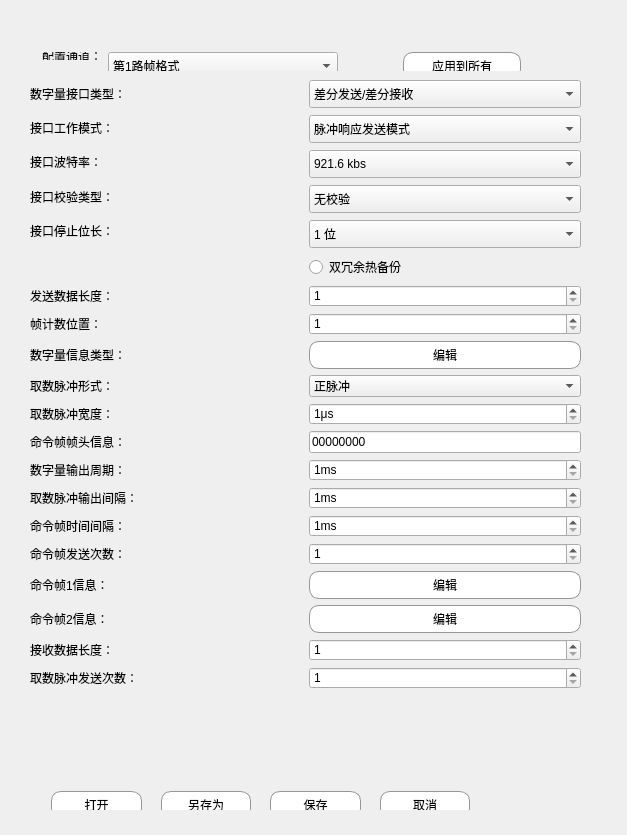
<?xml version="1.0" encoding="UTF-8"?>
<ui version="4.0">
 <class>CUartCfg</class>
 <widget class="QWidget" name="CUartCfg">
  <property name="geometry">
   <rect>
    <x>0</x>
    <y>0</y>
    <width>627</width>
    <height>835</height>
   </rect>
  </property>
  <property name="windowTitle">
   <string>数字量模块配置</string>
  </property>
  <property name="windowIcon">
   <iconset resource="CgeneralControlSoftware.qrc">
    <normaloff>:/新前缀/img/logo.png</normaloff>:/新前缀/img/logo.png</iconset>
  </property>
  <property name="styleSheet">
   <string notr="true">QWidget{
font: 12pt &quot;SimSun&quot;;
}
QPushButton{
	background-color: rgb(255, 255, 255);
	border-radius: 10px;
	
	font: 11pt &quot;SimSun&quot;;
	border: 1px solid rgb(150,150,150);
	
}

QPushButton:hover {
	background-color: rgb(200, 200, 200);
}

 QPushButton:pressed
{
	background-color: rgb(255, 255, 255);
}
</string>
  </property>
  <widget class="QWidget" name="layoutWidget">
   <property name="geometry">
    <rect>
     <x>31</x>
     <y>41</y>
     <width>501</width>
     <height>30</height>
    </rect>
   </property>
   <layout class="QHBoxLayout" name="horizontalLayout" stretch="1,3,1,2">
    <item>
     <widget class="QLabel" name="labelCfgChannel">
      <property name="text">
       <string>配置通道：</string>
      </property>
     </widget>
    </item>
    <item>
     <widget class="QComboBox" name="combCfgChannel">
      <property name="minimumSize">
       <size>
        <width>230</width>
        <height>28</height>
       </size>
      </property>
      <item>
       <property name="text">
        <string>第1路帧格式</string>
       </property>
      </item>
      <item>
       <property name="text">
        <string>第2路帧格式</string>
       </property>
      </item>
      <item>
       <property name="text">
        <string>第3路帧格式</string>
       </property>
      </item>
      <item>
       <property name="text">
        <string>第4路帧格式</string>
       </property>
      </item>
      <item>
       <property name="text">
        <string>第5路帧格式</string>
       </property>
      </item>
      <item>
       <property name="text">
        <string>第6路帧格式</string>
       </property>
      </item>
      <item>
       <property name="text">
        <string>第7路帧格式</string>
       </property>
      </item>
      <item>
       <property name="text">
        <string>第8路帧格式</string>
       </property>
      </item>
     </widget>
    </item>
    <item>
     <spacer name="horizontalSpacer">
      <property name="orientation">
       <enum>Qt::Horizontal</enum>
      </property>
      <property name="sizeHint" stdset="0">
       <size>
        <width>40</width>
        <height>20</height>
       </size>
      </property>
     </spacer>
    </item>
    <item>
     <widget class="QPushButton" name="btnCfgApplyToAll">
      <property name="minimumSize">
       <size>
        <width>0</width>
        <height>28</height>
       </size>
      </property>
      <property name="text">
       <string>应用到所有</string>
      </property>
     </widget>
    </item>
   </layout>
  </widget>
  <widget class="QWidget" name="layoutWidget">
   <property name="geometry">
    <rect>
     <x>40</x>
     <y>780</y>
     <width>441</width>
     <height>30</height>
    </rect>
   </property>
   <layout class="QHBoxLayout" name="horizontalLayout_3" stretch="3,0,3,0,3,0,3">
    <item>
     <widget class="QPushButton" name="btnOpen">
      <property name="minimumSize">
       <size>
        <width>0</width>
        <height>28</height>
       </size>
      </property>
      <property name="text">
       <string>打开</string>
      </property>
     </widget>
    </item>
    <item>
     <spacer name="horizontalSpacer_2">
      <property name="orientation">
       <enum>Qt::Horizontal</enum>
      </property>
      <property name="sizeHint" stdset="0">
       <size>
        <width>13</width>
        <height>20</height>
       </size>
      </property>
     </spacer>
    </item>
    <item>
     <widget class="QPushButton" name="btnSaveAs">
      <property name="minimumSize">
       <size>
        <width>0</width>
        <height>28</height>
       </size>
      </property>
      <property name="text">
       <string>另存为</string>
      </property>
     </widget>
    </item>
    <item>
     <spacer name="horizontalSpacer_3">
      <property name="orientation">
       <enum>Qt::Horizontal</enum>
      </property>
      <property name="sizeHint" stdset="0">
       <size>
        <width>13</width>
        <height>20</height>
       </size>
      </property>
     </spacer>
    </item>
    <item>
     <widget class="QPushButton" name="btnSave">
      <property name="minimumSize">
       <size>
        <width>0</width>
        <height>28</height>
       </size>
      </property>
      <property name="text">
       <string>保存</string>
      </property>
     </widget>
    </item>
    <item>
     <spacer name="horizontalSpacer_4">
      <property name="orientation">
       <enum>Qt::Horizontal</enum>
      </property>
      <property name="sizeHint" stdset="0">
       <size>
        <width>13</width>
        <height>20</height>
       </size>
      </property>
     </spacer>
    </item>
    <item>
     <widget class="QPushButton" name="btnCancel">
      <property name="minimumSize">
       <size>
        <width>0</width>
        <height>28</height>
       </size>
      </property>
      <property name="text">
       <string>取消</string>
      </property>
     </widget>
    </item>
   </layout>
  </widget>
  <widget class="QWidget" name="widgetChannelData" native="true">
   <property name="geometry">
    <rect>
     <x>30</x>
     <y>80</y>
     <width>551</width>
     <height>661</height>
    </rect>
   </property>
   <layout class="QVBoxLayout" name="verticalLayout">
    <property name="leftMargin">
     <number>0</number>
    </property>
    <property name="topMargin">
     <number>0</number>
    </property>
    <property name="rightMargin">
     <number>0</number>
    </property>
    <property name="bottomMargin">
     <number>0</number>
    </property>
    <item>
     <layout class="QHBoxLayout" name="horizontalLayout_2">
      <property name="spacing">
       <number>7</number>
      </property>
      <item>
       <widget class="QWidget" name="widget_2" native="true">
        <layout class="QVBoxLayout" name="verticalLayout_6">
         <property name="leftMargin">
          <number>0</number>
         </property>
         <property name="topMargin">
          <number>0</number>
         </property>
         <property name="rightMargin">
          <number>0</number>
         </property>
         <property name="bottomMargin">
          <number>0</number>
         </property>
         <item>
          <widget class="QLabel" name="labelCfgChannel_2">
           <property name="text">
            <string>数字量接口类型：</string>
           </property>
          </widget>
         </item>
         <item>
          <widget class="QLabel" name="labelCfgChannel_3">
           <property name="text">
            <string>接口工作模式：</string>
           </property>
          </widget>
         </item>
         <item>
          <widget class="QLabel" name="labelCfgChannel_5">
           <property name="text">
            <string>接口波特率：</string>
           </property>
          </widget>
         </item>
         <item>
          <widget class="QLabel" name="labelCfgChannel_8">
           <property name="text">
            <string>接口校验类型：</string>
           </property>
          </widget>
         </item>
         <item>
          <widget class="QLabel" name="labelCfgChannel_9">
           <property name="text">
            <string>接口停止位长：</string>
           </property>
          </widget>
         </item>
         <item>
          <widget class="QLabel" name="label">
           <property name="text">
            <string/>
           </property>
          </widget>
         </item>
        </layout>
       </widget>
      </item>
      <item>
       <widget class="QWidget" name="widget" native="true">
        <layout class="QVBoxLayout" name="verticalLayout_5">
         <property name="spacing">
          <number>7</number>
         </property>
         <property name="sizeConstraint">
          <enum>QLayout::SetDefaultConstraint</enum>
         </property>
         <property name="leftMargin">
          <number>0</number>
         </property>
         <property name="topMargin">
          <number>0</number>
         </property>
         <property name="rightMargin">
          <number>0</number>
         </property>
         <property name="bottomMargin">
          <number>0</number>
         </property>
         <item>
          <widget class="QComboBox" name="combInterfaceType">
           <property name="minimumSize">
            <size>
             <width>230</width>
             <height>28</height>
            </size>
           </property>
           <item>
            <property name="text">
             <string>差分发送/差分接收</string>
            </property>
           </item>
           <item>
            <property name="text">
             <string>差分发送/光耦接收</string>
            </property>
           </item>
          </widget>
         </item>
         <item>
          <widget class="QComboBox" name="combWorkMode">
           <property name="minimumSize">
            <size>
             <width>230</width>
             <height>28</height>
            </size>
           </property>
           <item>
            <property name="text">
             <string>脉冲响应发送模式</string>
            </property>
           </item>
           <item>
            <property name="text">
             <string>命令响应发送模式</string>
            </property>
           </item>
           <item>
            <property name="text">
             <string>周期发送模式</string>
            </property>
           </item>
           <item>
            <property name="text">
             <string>脉冲取数模式</string>
            </property>
           </item>
           <item>
            <property name="text">
             <string>命令取数模式</string>
            </property>
           </item>
           <item>
            <property name="text">
             <string>被动接收工作模式</string>
            </property>
           </item>
           <item>
            <property name="text">
             <string>不工作</string>
            </property>
           </item>
          </widget>
         </item>
         <item>
          <widget class="QComboBox" name="combBaudRate">
           <property name="minimumSize">
            <size>
             <width>230</width>
             <height>28</height>
            </size>
           </property>
           <item>
            <property name="text">
             <string>921.6 kbs</string>
            </property>
           </item>
           <item>
            <property name="text">
             <string>460.8 kbs</string>
            </property>
           </item>
           <item>
            <property name="text">
             <string>230.4 kbs</string>
            </property>
           </item>
           <item>
            <property name="text">
             <string>115.2 kbs</string>
            </property>
           </item>
          </widget>
         </item>
         <item>
          <widget class="QComboBox" name="combCheckType">
           <property name="minimumSize">
            <size>
             <width>230</width>
             <height>28</height>
            </size>
           </property>
           <item>
            <property name="text">
             <string>无校验</string>
            </property>
           </item>
           <item>
            <property name="text">
             <string>奇校验</string>
            </property>
           </item>
           <item>
            <property name="text">
             <string>偶校验</string>
            </property>
           </item>
          </widget>
         </item>
         <item>
          <widget class="QComboBox" name="combStopBitLen">
           <property name="minimumSize">
            <size>
             <width>230</width>
             <height>28</height>
            </size>
           </property>
           <item>
            <property name="text">
             <string>1 位</string>
            </property>
           </item>
           <item>
            <property name="text">
             <string>1.5 位</string>
            </property>
           </item>
           <item>
            <property name="text">
             <string>2 位</string>
            </property>
           </item>
          </widget>
         </item>
         <item>
          <widget class="QRadioButton" name="radioDoubleRedundancy">
           <property name="text">
            <string>双冗余热备份</string>
           </property>
          </widget>
         </item>
        </layout>
       </widget>
      </item>
     </layout>
    </item>
    <item>
     <widget class="QWidget" name="widget1SendPause_SendCmd_Send_ReceiveCmd" native="true">
      <layout class="QHBoxLayout" name="horizontalLayout_4">
       <property name="leftMargin">
        <number>0</number>
       </property>
       <property name="topMargin">
        <number>0</number>
       </property>
       <property name="rightMargin">
        <number>0</number>
       </property>
       <property name="bottomMargin">
        <number>0</number>
       </property>
       <item>
        <widget class="QLabel" name="labelCfgChannel_7">
         <property name="text">
          <string>发送数据长度：</string>
         </property>
        </widget>
       </item>
       <item>
        <widget class="QSpinBox" name="spinSendDataLen">
         <property name="minimum">
          <number>1</number>
         </property>
         <property name="maximum">
          <number>576</number>
         </property>
        </widget>
       </item>
      </layout>
     </widget>
    </item>
    <item>
     <widget class="QWidget" name="widget2SendPause_SendCmd_Send" native="true">
      <layout class="QHBoxLayout" name="horizontalLayout_5">
       <property name="leftMargin">
        <number>0</number>
       </property>
       <property name="topMargin">
        <number>0</number>
       </property>
       <property name="rightMargin">
        <number>0</number>
       </property>
       <property name="bottomMargin">
        <number>0</number>
       </property>
       <item>
        <widget class="QLabel" name="labelCfgChannel_6">
         <property name="text">
          <string>帧计数位置：</string>
         </property>
        </widget>
       </item>
       <item>
        <widget class="QSpinBox" name="spinFrameNumPos">
         <property name="minimum">
          <number>1</number>
         </property>
         <property name="maximum">
          <number>1024</number>
         </property>
        </widget>
       </item>
      </layout>
     </widget>
    </item>
    <item>
     <widget class="QWidget" name="widget3SendPause_SendCmd_Send" native="true">
      <layout class="QHBoxLayout" name="horizontalLayout_6">
       <property name="leftMargin">
        <number>0</number>
       </property>
       <property name="topMargin">
        <number>0</number>
       </property>
       <property name="rightMargin">
        <number>0</number>
       </property>
       <property name="bottomMargin">
        <number>0</number>
       </property>
       <item>
        <widget class="QLabel" name="labelCfgChannel_11">
         <property name="text">
          <string>数字量信息类型：</string>
         </property>
        </widget>
       </item>
       <item>
        <widget class="QPushButton" name="pushDigitalEditor">
         <property name="minimumSize">
          <size>
           <width>0</width>
           <height>28</height>
          </size>
         </property>
         <property name="text">
          <string>编辑</string>
         </property>
        </widget>
       </item>
      </layout>
     </widget>
    </item>
    <item>
     <widget class="QWidget" name="widget4SendPause_Receive" native="true">
      <layout class="QHBoxLayout" name="horizontalLayout_7">
       <property name="spacing">
        <number>7</number>
       </property>
       <property name="leftMargin">
        <number>0</number>
       </property>
       <property name="topMargin">
        <number>0</number>
       </property>
       <property name="rightMargin">
        <number>0</number>
       </property>
       <property name="bottomMargin">
        <number>0</number>
       </property>
       <item>
        <widget class="QLabel" name="labelCfgChannel_12">
         <property name="text">
          <string>取数脉冲形式：</string>
         </property>
        </widget>
       </item>
       <item>
        <widget class="QComboBox" name="comboPauseType">
         <item>
          <property name="text">
           <string>正脉冲</string>
          </property>
         </item>
         <item>
          <property name="text">
           <string>负脉冲</string>
          </property>
         </item>
        </widget>
       </item>
      </layout>
     </widget>
    </item>
    <item>
     <widget class="QWidget" name="widget5SendPause_ReceivePause" native="true">
      <layout class="QHBoxLayout" name="horizontalLayout_8">
       <property name="leftMargin">
        <number>0</number>
       </property>
       <property name="topMargin">
        <number>0</number>
       </property>
       <property name="rightMargin">
        <number>0</number>
       </property>
       <property name="bottomMargin">
        <number>0</number>
       </property>
       <item>
        <widget class="QLabel" name="labelCfgChannel_13">
         <property name="text">
          <string>取数脉冲宽度：</string>
         </property>
        </widget>
       </item>
       <item>
        <widget class="QSpinBox" name="spinPauseWidth">
         <property name="suffix">
          <string>μs</string>
         </property>
         <property name="minimum">
          <number>1</number>
         </property>
         <property name="maximum">
          <number>1000</number>
         </property>
        </widget>
       </item>
      </layout>
     </widget>
    </item>
    <item>
     <widget class="QWidget" name="widget6SendCmd" native="true">
      <layout class="QHBoxLayout" name="horizontalLayout_9" stretch="1,1">
       <property name="leftMargin">
        <number>0</number>
       </property>
       <property name="topMargin">
        <number>0</number>
       </property>
       <property name="rightMargin">
        <number>0</number>
       </property>
       <property name="bottomMargin">
        <number>0</number>
       </property>
       <item>
        <widget class="QLabel" name="labelCfgChannel_14">
         <property name="text">
          <string>命令帧帧头信息：</string>
         </property>
        </widget>
       </item>
       <item>
        <widget class="QLineEdit" name="lineCMDHeaderFormat">
         <property name="text">
          <string>00000000</string>
         </property>
        </widget>
       </item>
      </layout>
     </widget>
    </item>
    <item>
     <widget class="QWidget" name="widget7Send" native="true">
      <layout class="QHBoxLayout" name="horizontalLayout_10">
       <property name="leftMargin">
        <number>0</number>
       </property>
       <property name="topMargin">
        <number>0</number>
       </property>
       <property name="rightMargin">
        <number>0</number>
       </property>
       <property name="bottomMargin">
        <number>0</number>
       </property>
       <item>
        <widget class="QLabel" name="labelCfgChannel_15">
         <property name="text">
          <string>数字量输出周期：</string>
         </property>
        </widget>
       </item>
       <item>
        <widget class="QSpinBox" name="spinDigitOutPer">
         <property name="suffix">
          <string>ms</string>
         </property>
         <property name="minimum">
          <number>1</number>
         </property>
         <property name="maximum">
          <number>10000</number>
         </property>
        </widget>
       </item>
      </layout>
     </widget>
    </item>
    <item>
     <widget class="QWidget" name="widget8ReceivePause" native="true">
      <layout class="QHBoxLayout" name="horizontalLayout_11">
       <property name="leftMargin">
        <number>0</number>
       </property>
       <property name="topMargin">
        <number>0</number>
       </property>
       <property name="rightMargin">
        <number>0</number>
       </property>
       <property name="bottomMargin">
        <number>0</number>
       </property>
       <item>
        <widget class="QLabel" name="labelCfgChannel_16">
         <property name="text">
          <string>取数脉冲输出间隔：</string>
         </property>
        </widget>
       </item>
       <item>
        <widget class="QSpinBox" name="spinPauseOutPer">
         <property name="suffix">
          <string>ms</string>
         </property>
         <property name="prefix">
          <string/>
         </property>
         <property name="minimum">
          <number>1</number>
         </property>
         <property name="maximum">
          <number>10000</number>
         </property>
        </widget>
       </item>
      </layout>
     </widget>
    </item>
    <item>
     <widget class="QWidget" name="widget9ReceiveCmd" native="true">
      <layout class="QHBoxLayout" name="horizontalLayout_12">
       <property name="leftMargin">
        <number>0</number>
       </property>
       <property name="topMargin">
        <number>0</number>
       </property>
       <property name="rightMargin">
        <number>0</number>
       </property>
       <property name="bottomMargin">
        <number>0</number>
       </property>
       <item>
        <widget class="QLabel" name="labelCfgChannel_17">
         <property name="text">
          <string>命令帧时间间隔：</string>
         </property>
        </widget>
       </item>
       <item>
        <widget class="QSpinBox" name="spinCmdOutPer">
         <property name="suffix">
          <string>ms</string>
         </property>
         <property name="minimum">
          <number>1</number>
         </property>
         <property name="maximum">
          <number>10000</number>
         </property>
        </widget>
       </item>
      </layout>
     </widget>
    </item>
    <item>
     <widget class="QWidget" name="widget10ReceiveCmd" native="true">
      <layout class="QHBoxLayout" name="horizontalLayout_13">
       <property name="leftMargin">
        <number>0</number>
       </property>
       <property name="topMargin">
        <number>0</number>
       </property>
       <property name="rightMargin">
        <number>0</number>
       </property>
       <property name="bottomMargin">
        <number>0</number>
       </property>
       <item>
        <widget class="QLabel" name="labelCfgChannel_18">
         <property name="text">
          <string>命令帧发送次数：</string>
         </property>
        </widget>
       </item>
       <item>
        <widget class="QSpinBox" name="spinCmdOutCount">
         <property name="minimum">
          <number>1</number>
         </property>
         <property name="maximum">
          <number>100000</number>
         </property>
        </widget>
       </item>
      </layout>
     </widget>
    </item>
    <item>
     <widget class="QWidget" name="widget11ReceiveCmd" native="true">
      <layout class="QHBoxLayout" name="horizontalLayout_14">
       <property name="leftMargin">
        <number>0</number>
       </property>
       <property name="topMargin">
        <number>0</number>
       </property>
       <property name="rightMargin">
        <number>0</number>
       </property>
       <property name="bottomMargin">
        <number>0</number>
       </property>
       <item>
        <widget class="QLabel" name="labelCfgChannel_19">
         <property name="text">
          <string>命令帧1信息：</string>
         </property>
        </widget>
       </item>
       <item>
        <widget class="QPushButton" name="pushCmdEditor1">
         <property name="minimumSize">
          <size>
           <width>0</width>
           <height>28</height>
          </size>
         </property>
         <property name="text">
          <string>编辑</string>
         </property>
        </widget>
       </item>
      </layout>
     </widget>
    </item>
    <item>
     <widget class="QWidget" name="widget12ReceiveCmd" native="true">
      <layout class="QHBoxLayout" name="horizontalLayout_15">
       <property name="leftMargin">
        <number>0</number>
       </property>
       <property name="topMargin">
        <number>0</number>
       </property>
       <property name="rightMargin">
        <number>0</number>
       </property>
       <property name="bottomMargin">
        <number>0</number>
       </property>
       <item>
        <widget class="QLabel" name="labelCfgChannel_20">
         <property name="text">
          <string>命令帧2信息：</string>
         </property>
        </widget>
       </item>
       <item>
        <widget class="QPushButton" name="pushCmdEditor2">
         <property name="minimumSize">
          <size>
           <width>0</width>
           <height>28</height>
          </size>
         </property>
         <property name="text">
          <string>编辑</string>
         </property>
        </widget>
       </item>
      </layout>
     </widget>
    </item>
    <item>
     <widget class="QWidget" name="widget13ReceivePause_ReceiveCmd_Receive" native="true">
      <layout class="QHBoxLayout" name="horizontalLayout_16">
       <property name="leftMargin">
        <number>0</number>
       </property>
       <property name="topMargin">
        <number>0</number>
       </property>
       <property name="rightMargin">
        <number>0</number>
       </property>
       <property name="bottomMargin">
        <number>0</number>
       </property>
       <item>
        <widget class="QLabel" name="labelCfgChannel_21">
         <property name="text">
          <string>接收数据长度：</string>
         </property>
        </widget>
       </item>
       <item>
        <widget class="QSpinBox" name="spinReceiveDataLen">
         <property name="minimum">
          <number>1</number>
         </property>
         <property name="maximum">
          <number>1024</number>
         </property>
        </widget>
       </item>
      </layout>
     </widget>
    </item>
    <item>
     <widget class="QWidget" name="widget14ReceivePause" native="true">
      <layout class="QHBoxLayout" name="horizontalLayout_17">
       <property name="leftMargin">
        <number>0</number>
       </property>
       <property name="topMargin">
        <number>0</number>
       </property>
       <property name="rightMargin">
        <number>0</number>
       </property>
       <property name="bottomMargin">
        <number>0</number>
       </property>
       <item>
        <widget class="QLabel" name="labelCfgChannel_10">
         <property name="text">
          <string>取数脉冲发送次数：</string>
         </property>
        </widget>
       </item>
       <item>
        <widget class="QSpinBox" name="spinPauseOutCount">
         <property name="minimum">
          <number>1</number>
         </property>
         <property name="maximum">
          <number>100000</number>
         </property>
        </widget>
       </item>
      </layout>
     </widget>
    </item>
    <item>
     <spacer name="verticalSpacer">
      <property name="orientation">
       <enum>Qt::Vertical</enum>
      </property>
      <property name="sizeHint" stdset="0">
       <size>
        <width>20</width>
        <height>9</height>
       </size>
      </property>
     </spacer>
    </item>
   </layout>
  </widget>
 </widget>
 <layoutdefault spacing="6" margin="11"/>
 <resources>
  <include location="CgeneralControlSoftware.qrc"/>
 </resources>
 <connections/>
</ui>
